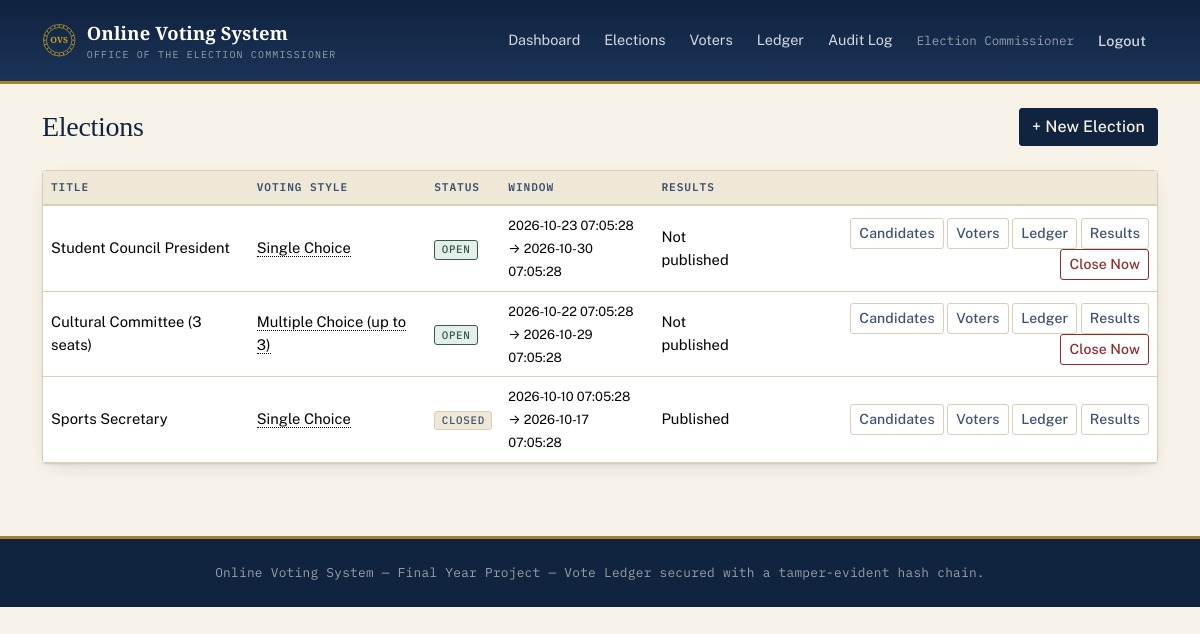
Page /admin/elections (signed in) on the committed database.
### tables this page shows
CREATE TABLE users (
    id INT AUTO_INCREMENT PRIMARY KEY,
    name VARCHAR(150) NOT NULL,
    email VARCHAR(190) NOT NULL UNIQUE,
    voter_code VARCHAR(50) NULL UNIQUE,
    password_hash VARCHAR(255) NULL,
    role ENUM('admin', 'voter') NOT NULL DEFAULT 'voter',
    status ENUM('pending', 'approved', 'rejected') NOT NULL DEFAULT 'approved',
    source ENUM('seed', 'bulk_import', 'self_registered', 'admin_manual') NOT NULL DEFAULT 'self_registered',
    reset_token VARCHAR(64) NULL,
    reset_token_expires_at DATETIME NULL,
    created_at TIMESTAMP NOT NULL DEFAULT CURRENT_TIMESTAMP,
    updated_at TIMESTAMP NOT NULL DEFAULT CURRENT_TIMESTAMP ON UPDATE CURRENT_TIMESTAMP
);

CREATE TABLE elections (
    id INT AUTO_INCREMENT PRIMARY KEY,
    title VARCHAR(200) NOT NULL,
    description TEXT NULL,
    format ENUM('fptp', 'select_n') NOT NULL DEFAULT 'fptp',
    select_n INT NULL,
    starts_at DATETIME NOT NULL,
    ends_at DATETIME NOT NULL,
    closed_manually_at DATETIME NULL,
    results_published TINYINT(1) NOT NULL DEFAULT 0,
    created_by INT NULL,
    created_at TIMESTAMP NOT NULL DEFAULT CURRENT_TIMESTAMP,
    updated_at TIMESTAMP NOT NULL DEFAULT CURRENT_TIMESTAMP ON UPDATE CURRENT_TIMESTAMP,
    CONSTRAINT fk_elections_created_by FOREIGN KEY (created_by) REFERENCES users(id) ON DELETE SET NULL
);

### core/View.php (called while the page is built, shortened)
<?php
class View
{
    public static function render(string $view, array $data = []): void
    {
        extract($data);
        require __DIR__ . '/../app/views/partials/header.php';
        require __DIR__ . "/../app/views/{$view}.php";
        require __DIR__ . '/../app/views/partials/footer.php';
    }
}

### config/app/controllers/AdminElectionController.php (called while the page is built, shortened)
<?php
class AdminElectionController
{
    public function index(): void
    {
        Auth::requireRole('admin');
        $elections = Election::all();
        View::render('admin/elections/index', ['elections' => $elections]);
    }
}

### public/index.php (called while the page is built, shortened)
<?php
require __DIR__ . '/../core/bootstrap.php';
$router = new Router();
$router->get('/', [AuthController::class, 'showLogin']);
$router->get('/login', [AuthController::class, 'showLogin']);
$router->post('/login', [AuthController::class, 'login']);
$router->post('/logout', [AuthController::class, 'logout']);
$router->get('/register', [AuthController::class, 'showRegister']);
$router->post('/register', [AuthController::class, 'register']);
$router->get('/forgot-password', [AuthController::class, 'showForgotPassword']);
$router->post('/forgot-password', [AuthController::class, 'forgotPassword']);
$router->get('/reset-password', [AuthController::class, 'showResetPassword']);
$router->post('/reset-password', [AuthController::class, 'resetPassword']);
$router->get('/admin/dashboard', [AdminElectionController::class, 'dashboard']);
$router->get('/admin/elections', [AdminElectionController::class, 'index']);
$router->get('/admin/elections/create', [AdminElectionController::class, 'create']);
$router->post('/admin/elections', [AdminElectionController::class, 'store']);
$router->get('/admin/elections/{id}/edit', [AdminElectionController::class, 'edit']);
$router->post('/admin/elections/{id}', [AdminElectionController::class, 'update']);
$router->post('/admin/elections/{id}/close', [AdminElectionController::class, 'close']);
$router->post('/admin/elections/{id}/publish-results', [AdminElectionController::class, 'publishResults']);
$router->get('/admin/elections/{id}/candidates', [AdminCandidateController::class, 'index']);
$router->post('/admin/elections/{id}/candidates', [AdminCandidateController::class, 'store']);
$router->post('/admin/candidates/{id}/update', [AdminCandidateController::class, 'update']);
$router->post('/admin/candidates/{id}/delete', [AdminCandidateController::class, 'delete']);
$router->get('/admin/voters', [AdminVoterController::class, 'index']);
$router->get('/admin/voters/create', [AdminVoterController::class, 'create']);
$router->post('/admin/voters', [AdminVoterController::class, 'store']);
$router->get('/admin/voters/{id}/edit', [AdminVoterController::class, 'edit']);
$router->post('/admin/voters/{id}', [AdminVoterController::class, 'update']);
$router->post('/admin/voters/{id}/delete', [AdminVoterController::class, 'destroy']);
$router->post('/admin/voters/{id}/approve', [AdminVoterController::class, 'approve']);
$router->post('/admin/voters/{id}/reject', [AdminVoterController::class, 'reject']);
$router->get('/admin/elections/{id}/voters', [AdminElectionVoterController::class, 'index']);
$router->post('/admin/elections/{id}/voters/enroll', [AdminElectionVoterController::class, 'enroll']);
$router->post('/admin/elections/{id}/voters/{userId}/unenroll', [AdminElectionVoterController::class, 'unenroll']);
$router->post('/admin/elections/{id}/voters/bulk-upload', [AdminElectionVoterController::class, 'bulkUpload']);
$router->get('/admin/ledger', [AdminLedgerController::class, 'index']);
$router->post('/admin/ledger/{id}/tamper', [AdminLedgerController::class, 'tamper']);
$router->get('/admin/audit-log', [AdminAuditController::class, 'index']);
$router->get('/voter/dashboard', [VoterController::class, 'dashboard']);
$router->get('/voter/elections/{id}', [VoterController::class, 'show']);
$router->get('/voter/elections/{id}/ballot', [VoteController::class, 'showBallot']);
$router->post('/voter/elections/{id}/ballot', [VoteController::class, 'castVote']);
$router->get('/voter/elections/{id}/receipt', [VoteController::class, 'receipt']);
$router->get('/elections/{id}/results', [ResultsController::class, 'show']);
$router->dispatch($_SERVER['REQUEST_METHOD'], $_SERVER['REQUEST_URI']);

### core/Auth.php (called while the page is built, shortened)
<?php
class Auth
{
    private static ?array $userCache = null;
    private static bool $userLoaded = false;
    public static function check(): bool
    {
        return self::user() !== null;
    }
    public static function user(): ?array
    {
        if (self::$userLoaded) {
            return self::$userCache;
        }
        self::$userLoaded = true;
        $stmt = Database::connection()->prepare('SELECT * FROM users WHERE id = ? LIMIT 1');
        $stmt->execute([$_SESSION['user_id']]);
        $user = $stmt->fetch() ?: null;
        return self::$userCache = $user;
    }
    public static function requireLogin(): void
    {
        if (!self::check()) {
            Router::redirect('/login');
        }
    }
    public static function requireRole(string $role): void
    {
        self::requireLogin();
    }
}

### core/Database.php (called while the page is built, shortened)
<?php
class Database
{
    private static ?PDO $connection = null;
    private static array $config = [];
    public static function init(array $config): void
    {
        self::$config = $config;
    }
    public static function connection(): PDO
    {
        if (self::$connection === null) {
            $c = self::$config;
            $dsn = sprintf(
                'mysql:host=%s;port=%s;dbname=%s;charset=%s',
                $c['host'],
                $c['port'],
                $c['name'],
                $c['charset']
            );
            try {
                self::$connection = new PDO($dsn, $c['user'], $c['pass'], [
                    PDO::ATTR_ERRMODE => PDO::ERRMODE_EXCEPTION,
                    PDO::ATTR_DEFAULT_FETCH_MODE => PDO::FETCH_ASSOC,
                    PDO::ATTR_EMULATE_PREPARES => false,
                ]);
            } catch (PDOException $e) {
                http_response_code(500);
                require __DIR__ . '/../app/views/errors/500.php';
                exit;
            }
        }
        return self::$connection;
    }
}

### core/bootstrap.php (called while the page is built, shortened)
<?php
spl_autoload_register(function (string $class): void {
    $prefixes = [
        'Core\\' => __DIR__ . '/',
        'App\\Controllers\\' => __DIR__ . '/../app/controllers/',
        'App\\Models\\' => __DIR__ . '/../app/models/',
    ];
    foreach ($prefixes as $prefix => $dir) {
        if (str_starts_with($class, $prefix)) {
            $relative = substr($class, strlen($prefix));
            $file = $dir . str_replace('\\', '/', $relative) . '.php';
            return;
        }
    }
});
$config = [
    'app' => require __DIR__ . '/../config/app.php',
    'database' => require __DIR__ . '/../config/database.php',
    'mail' => require __DIR__ . '/../config/mail.php',
];

### config/app/models/Election.php (called while the page is built, shortened)
<?php
class Election
{
    public static function all(): array
    {
        $stmt = Database::connection()->query('SELECT * FROM elections ORDER BY starts_at DESC');
        return $stmt->fetchAll();
    }
    public static function formatLabel(array $election): string
    {
        if ($election['format'] === 'fptp') {
            return 'Single Choice';
        }
        return 'Multiple Choice (up to ' . (int) $election['select_n'] . ')';
    }
    public static function formatHint(array $election): string
    {
        if ($election['format'] === 'fptp') {
            return 'Also called First-Past-the-Post (FPTP): each voter picks exactly one candidate, and whoever gets the most votes wins.';
        }
        $n = (int) $election['select_n'];
        return "Each voter can pick up to {$n} candidate" . ($n === 1 ? '' : 's') . "; the top {$n} vote-getters win.";
    }
}

### config/app/views/admin/elections/index.php (the view, shortened to what this page needs)
<div class="d-flex justify-content-between align-items-center mb-4">
    <h1 class="h3 mb-0">Elections</h1>
    <a href="<?= Router::url('/admin/elections/create') ?>" class="btn btn-ovs">+ New Election</a>
</div>
<div class="card card-ovs">
    <div class="card-body p-0">
        <table class="table mb-0 align-middle">
            <thead><tr><th>Title</th><th>Voting Style</th><th>Status</th><th>Window</th><th>Results</th><th></th></tr></thead>
            <tbody>
            <?php foreach ($elections as $election): ?>
                <tr>
                    <td><?= htmlspecialchars($election['title'], ENT_QUOTES) ?></td>
                    <td><span title="<?= htmlspecialchars(Election::formatHint($election), ENT_QUOTES) ?>" style="cursor: help; border-bottom: 1px dotted currentColor;"><?= htmlspecialchars(Election::formatLabel($election), ENT_QUOTES) ?></span></td>
                    <td><span class="badge status-badge-<?= $election['status'] ?>"><?= ucfirst($election['status']) ?></span></td>
                    <td><small><?= htmlspecialchars($election['starts_at'], ENT_QUOTES) ?><br>&rarr; <?= htmlspecialchars($election['ends_at'], ENT_QUOTES) ?></small></td>
                    <td><?= $election['results_published'] ? 'Published' : 'Not published' ?></td>
                    <td class="text-end">
                        <a href="<?= Router::url('/admin/elections/' . $election['id'] . '/candidates') ?>" class="btn btn-sm btn-outline-secondary">Candidates</a>
                        <a href="<?= Router::url('/admin/elections/' . $election['id'] . '/voters') ?>" class="btn btn-sm btn-outline-secondary">Voters</a>
                        <a href="<?= Router::url('/admin/ledger') ?>?election_id=<?= $election['id'] ?>" class="btn btn-sm btn-outline-secondary">Ledger</a>
                        <a href="<?= Router::url('/elections/' . $election['id'] . '/results') ?>" class="btn btn-sm btn-outline-secondary">Results</a>
                        <?php if ($election['status'] !== 'closed'): ?>
                            <form method="post" action="<?= Router::url('/admin/elections/' . $election['id'] . '/close') ?>" class="d-inline" onsubmit="return confirm('Close this election now?');">
                                <button class="btn btn-sm btn-outline-danger">Close Now</button>
                            </form>
                        <?php endif; ?>
                    </td>
                </tr>
            <?php endforeach; ?>
            </tbody>
        </table>
    </div>
</div>

### core/Router.php (shortened to what this page needs)
<?php
class Router
{
    private array $routes = ['GET' => [], 'POST' => []];
    private static string $basePath = '';
    public static function setBasePath(string $path): void
    {
        self::$basePath = rtrim($path, '/');
    }
    public static function url(string $path = ''): string
    {
        return self::$basePath . $path;
    }
    public function get(string $pattern, array $handler): void
    {
        $this->routes['GET'][$pattern] = $handler;
    }
    public function post(string $pattern, array $handler): void
    {
        $this->routes['POST'][$pattern] = $handler;
    }
    public function dispatch(string $method, string $uri): void
    {
        $path = parse_url($uri, PHP_URL_PATH) ?? '/';
        $path = rtrim($path, '/');
        foreach ($this->routes[$method] ?? [] as $pattern => $handler) {
            $params = $this->match($pattern, $path);
            if ($params !== null) {
                [$controllerClass, $action] = $handler;
                $controller = new $controllerClass();
                call_user_func_array([$controller, $action], $params);
                return;
            }
        }
    }
    private function match(string $pattern, string $path): ?array
    {
        $regex = preg_replace('#\{[a-zA-Z_]+\}#', '([^/]+)', $pattern);
        $regex = rtrim($regex, '/');
        if ($regex === '') {
            $regex = '/';
        }
        if (!preg_match('#^' . $regex . '$#', $path, $matches)) {
            return null;
        }
        array_shift($matches);
        return $matches;
    }
}

### config/app/views/partials/header.php (shortened to what this page needs)
<?php
$currentUser = Auth::user();
?>
<!doctype html>
<html lang="en">
<head>
    <link href="https://cdn.jsdelivr.net/npm/bootstrap@5.3.3/dist/css/bootstrap.min.css" rel="stylesheet">
    <link href="<?= Router::url('/assets/css/style.css') ?>" rel="stylesheet">
</head>
<body>
<nav class="navbar navbar-expand-lg navbar-ovs">
    <div class="container">
        <a class="navbar-brand d-flex align-items-center" href="<?= Router::url($currentUser ? ($currentUser['role'] === 'admin' ? '/admin/dashboard' : '/voter/dashboard') : '/login') ?>">
            <?php $sealSize = '2.15rem'; $sealTone = 'brass'; include __DIR__ . '/seal.php'; ?>
            <span>
                Online Voting System
                <small>Office of the Election Commissioner</small>
            </span>
        </a>
        <div class="collapse navbar-collapse">
            <ul class="navbar-nav ms-auto align-items-lg-center">
                <?php if ($currentUser && $currentUser['role'] === 'admin'): ?>
                    <li class="nav-item"><a class="nav-link" href="<?= Router::url('/admin/dashboard') ?>">Dashboard</a></li>
                    <li class="nav-item"><a class="nav-link" href="<?= Router::url('/admin/elections') ?>">Elections</a></li>
                    <li class="nav-item"><a class="nav-link" href="<?= Router::url('/admin/voters') ?>">Voters</a></li>
                    <li class="nav-item"><a class="nav-link" href="<?= Router::url('/admin/ledger') ?>">Ledger</a></li>
                    <li class="nav-item"><a class="nav-link" href="<?= Router::url('/admin/audit-log') ?>">Audit Log</a></li>
                <?php elseif ($currentUser): ?>
                    <li class="nav-item"><a class="nav-link" href="<?= Router::url('/voter/dashboard') ?>">Elections</a></li>
                <?php endif; ?>
                <?php if ($currentUser): ?>
                    <li class="nav-item"><span class="nav-link text-white-50"><?= htmlspecialchars($currentUser['name'], ENT_QUOTES) ?></span></li>
                    <li class="nav-item">
                        <form method="post" action="<?= Router::url('/logout') ?>" class="d-inline">
                            <button type="submit" class="btn btn-link nav-link" style="border:0;">Logout</button>
                        </form>
                    </li>
                <?php else: ?>
                    <li class="nav-item"><a class="nav-link" href="<?= Router::url('/login') ?>">Login</a></li>
                <?php endif; ?>
            </ul>
        </div>
    </div>
</nav>
<div class="container py-4">

### rows in the picture
users: name "Election Commissioner"
elections: title "Student Council President", format "Single Choice", status "OPEN", starts_at "2026-10-23 07:05:28", ends_at "2026-10-30 07:05:28", results_published "Not published"
elections: title "Cultural Committee (3 seats)", select_n "Multiple Choice (up to 3)", status "OPEN", starts_at "2026-10-22 07:05:28", ends_at "2026-10-29 07:05:28", results_published "Not published"
elections: title "Sports Secretary", format "Single Choice", status "CLOSED", starts_at "2026-10-10 07:05:28", ends_at "2026-10-17 07:05:28", results_published "Published"
